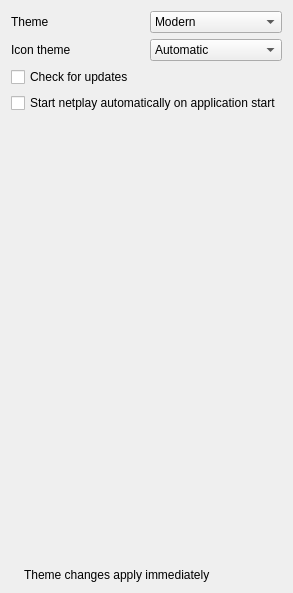
             <widget class="QWidget" name="tab_3">
              <attribute name="title">
               <string>General</string>
              </attribute>
              <layout class="QVBoxLayout" name="verticalLayout_7">
               <item>
                <layout class="QHBoxLayout" name="horizontalLayout_13">
                 <item>
                  <widget class="QLabel" name="label_12">
                   <property name="text">
                    <string>Theme</string>
                   </property>
                  </widget>
                 </item>
                 <item>
                  <widget class="QComboBox" name="themeComboBox">
                   <item>
                    <property name="text">
                     <string>Modern</string>
                    </property>
                   </item>
                   <item>
                    <property name="text">
                     <string>Native</string>
                    </property>
                   </item>
                   <item>
                    <property name="text">
                     <string>Fusion</string>
                    </property>
                   </item>
                   <item>
                    <property name="text">
                     <string>Fusion Warm</string>
                    </property>
                   </item>
                   <item>
                    <property name="text">
                     <string>Fusion Dark</string>
                    </property>
                   </item>
                  </widget>
                 </item>
                </layout>
               </item>
               <item>
                <layout class="QHBoxLayout" name="horizontalLayout_14">
                 <item>
                  <widget class="QLabel" name="label_13">
                   <property name="text">
                    <string>Icon theme</string>
                   </property>
                  </widget>
                 </item>
                 <item>
                  <widget class="QComboBox" name="iconThemeComboBox">
                   <item>
                    <property name="text">
                     <string>Automatic</string>
                    </property>
                   </item>
                   <item>
                    <property name="text">
                     <string>White</string>
                    </property>
                   </item>
                   <item>
                    <property name="text">
                     <string>Black</string>
                    </property>
                   </item>
                  </widget>
                 </item>
                </layout>
               </item>
               <item>
                <widget class="QCheckBox" name="checkForUpdatesCheckBox">
                 <property name="text">
                  <string>Check for updates</string>
                 </property>
                </widget>
               </item>
               <item>
                <widget class="QCheckBox" name="autoStartNetplayOnStartupCheckBox">
                 <property name="text">
                  <string>Start netplay automatically on application start</string>
                 </property>
                </widget>
               </item>
               <item>
                <spacer name="verticalSpacer_6">
                 <property name="orientation">
                  <enum>Qt::Orientation::Vertical</enum>
                 </property>
                 <property name="sizeHint" stdset="0">
                  <size>
                   <width>20</width>
                   <height>449</height>
                  </size>
                 </property>
                </spacer>
               </item>
               <item>
                <layout class="QHBoxLayout" name="emulationInfoLayout_5">
                 <item>
                  <widget class="QLabel" name="infoIconLabel_7">
                   <property name="sizePolicy">
                    <sizepolicy hsizetype="Minimum" vsizetype="Preferred">
                     <horstretch>0</horstretch>
                     <verstretch>0</verstretch>
                    </sizepolicy>
                   </property>
                   <property name="text">
                    <string/>
                   </property>
                   <property name="pixmap">
                    <pixmap>:/newPrefix/Resource/Info.ico</pixmap>
                   </property>
                   <property name="wordWrap">
                    <bool>false</bool>
                   </property>
                  </widget>
                 </item>
                 <item>
                  <widget class="QLabel" name="label_91">
                   <property name="sizePolicy">
                    <sizepolicy hsizetype="Expanding" vsizetype="Minimum">
                     <horstretch>0</horstretch>
                     <verstretch>0</verstretch>
                    </sizepolicy>
                   </property>
                   <property name="midLineWidth">
                    <number>1</number>
                   </property>
                   <property name="text">
                    <string>Theme changes apply immediately</string>
                   </property>
                   <property name="textFormat">
                    <enum>Qt::TextFormat::PlainText</enum>
                   </property>
                  </widget>
                 </item>
                </layout>
               </item>
              </layout>
             </widget>
